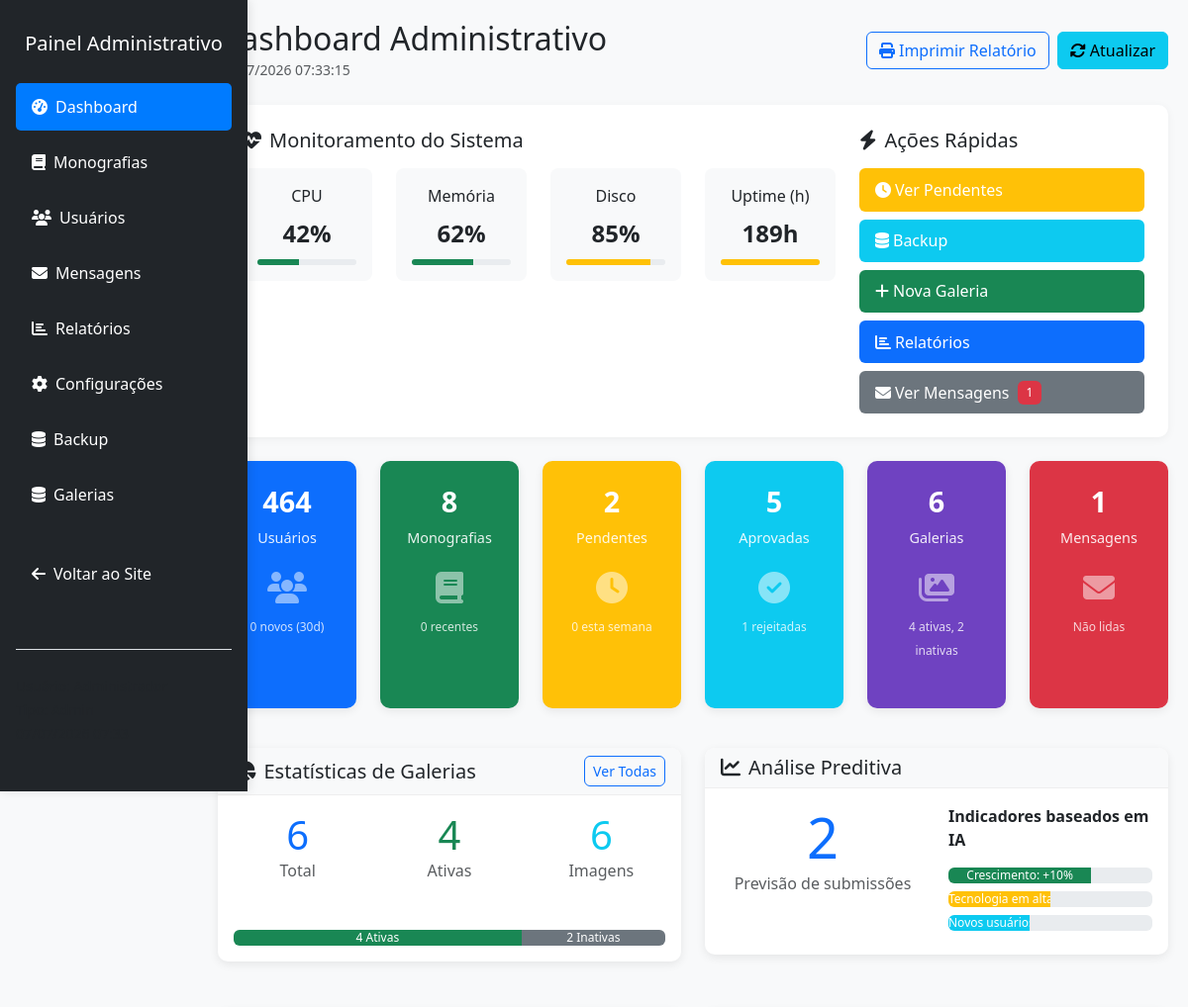
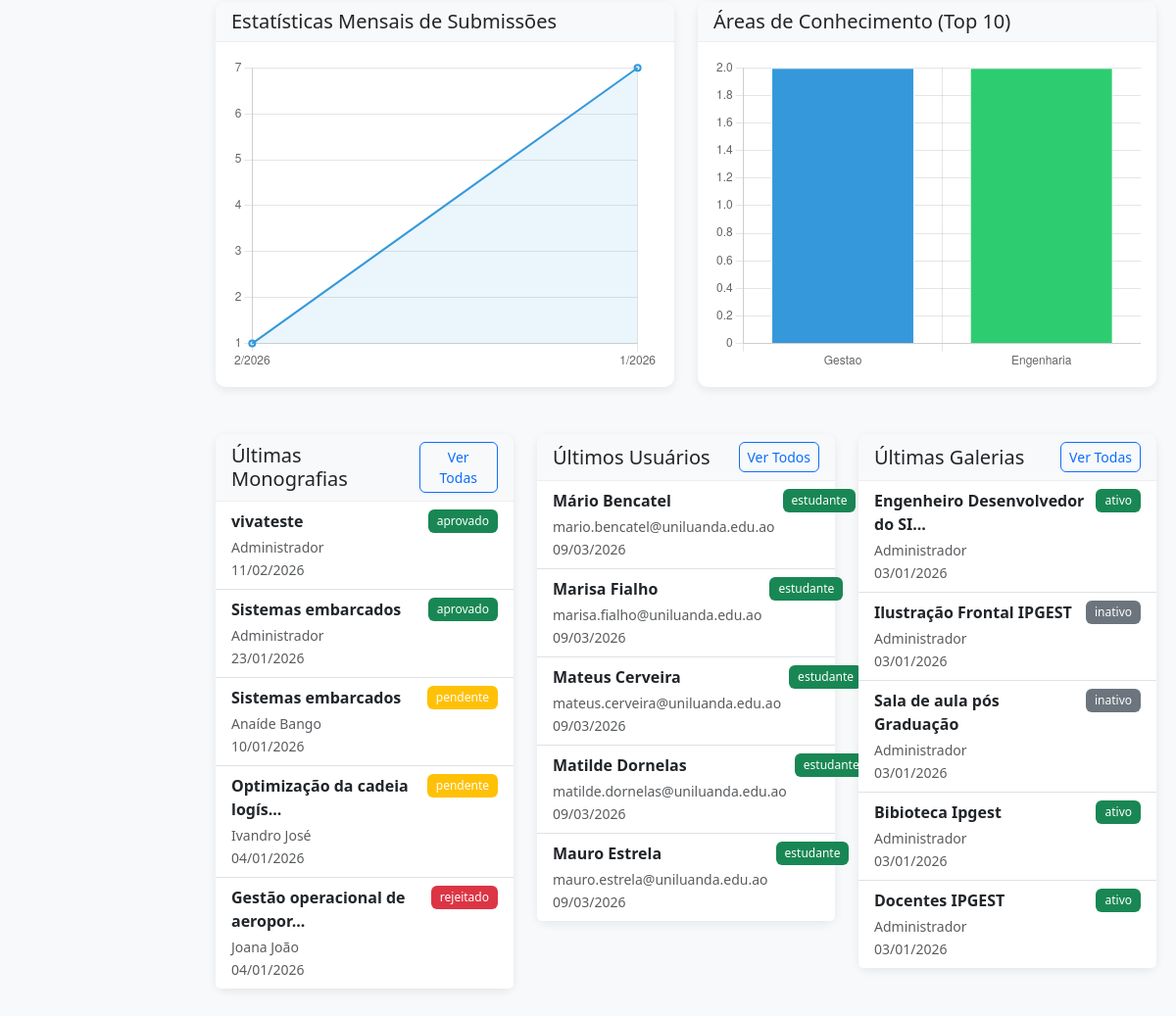
Page /admin/dashboard.php (signed in) on the committed database (2 pictures, top to bottom).
### tables this page shows
CREATE TABLE `monografias` (
  `id` int NOT NULL AUTO_INCREMENT,
  `titulo` varchar(255) NOT NULL,
  `resumo` text NOT NULL,
  `autor_id` int NOT NULL,
  `orientador` varchar(100) DEFAULT NULL,
  `curso` varchar(100) DEFAULT NULL,
  `palavras_chave` varchar(255) DEFAULT NULL,
  `arquivo` varchar(255) NOT NULL,
  `data_publicacao` date DEFAULT NULL,
  `status` enum('pendente','aprovado','rejeitado') DEFAULT 'pendente',
  `data_submissao` timestamp NULL DEFAULT CURRENT_TIMESTAMP,
  `area` varchar(150) DEFAULT NULL,
  `tipo_documento` varchar(50) DEFAULT NULL,
  PRIMARY KEY (`id`),
  KEY `autor_id` (`autor_id`),
  KEY `idx_monografias_autor` (`autor_id`),
  KEY `idx_monografias_titulo` (`titulo`),
  KEY `idx_monografias_palavras_chave` (`palavras_chave`),
  FULLTEXT KEY `ft_titulo_palavras` (`titulo`,`palavras_chave`),
  FULLTEXT KEY `titulo` (`titulo`,`resumo`,`palavras_chave`),
  CONSTRAINT `fk_monografias_autor` FOREIGN KEY (`autor_id`) REFERENCES `usuarios` (`id`) ON DELETE CASCADE ON UPDATE CASCADE
);

CREATE TABLE `usuarios` (
  `id` int NOT NULL AUTO_INCREMENT,
  `nome` varchar(100) NOT NULL,
  `email` varchar(100) NOT NULL,
  `password` varchar(255) NOT NULL,
  `tipo` enum('admin','estudante','professor') DEFAULT 'estudante',
  `foto` varchar(255) DEFAULT 'default.png',
  `data_criacao` timestamp NULL DEFAULT CURRENT_TIMESTAMP,
  `data_atualizacao` timestamp NULL DEFAULT CURRENT_TIMESTAMP ON UPDATE CURRENT_TIMESTAMP,
  PRIMARY KEY (`id`),
  UNIQUE KEY `email` (`email`)
);

CREATE TABLE `galerias` (
  `id` int NOT NULL AUTO_INCREMENT,
  `titulo` varchar(255) NOT NULL,
  `descricao` text,
  `imagem` varchar(255) NOT NULL,
  `categoria_id` int DEFAULT NULL,
  `status` enum('ativo','inativo') DEFAULT 'ativo',
  `usuario_id` int DEFAULT NULL,
  `data_criacao` timestamp NULL DEFAULT CURRENT_TIMESTAMP,
  `visualizacoes` int DEFAULT '0',
  PRIMARY KEY (`id`),
  KEY `idx_status` (`status`),
  KEY `idx_categoria` (`categoria_id`),
  KEY `idx_data` (`data_criacao`),
  KEY `fk_galerias_usuario` (`usuario_id`),
  CONSTRAINT `fk_galerias_usuario` FOREIGN KEY (`usuario_id`) REFERENCES `usuarios` (`id`) ON DELETE SET NULL ON UPDATE CASCADE,
  CONSTRAINT `galerias_ibfk_1` FOREIGN KEY (`categoria_id`) REFERENCES `categorias_galeria` (`id`) ON DELETE SET NULL
);

### admin/dashboard.php (the view, shortened to what the rows shown need)
<?php
$database = new Database();
$db = $database->getConnection();
try {
    $areasQuery = "SELECT area, COUNT(*) as total
                   FROM monografias
                   WHERE area IS NOT NULL AND status = 'aprovado'
                   GROUP BY area
                   ORDER BY total DESC
                   LIMIT 10";
    $areasStats = $db->query($areasQuery)->fetchAll(PDO::FETCH_ASSOC);
} catch (Exception $e) {
    $areasStats = [];
    error_log("Erro ao buscar estatísticas por área: " . $e->getMessage());
}
try {
    $monthlyQuery = "SELECT
        YEAR(data_submissao) as ano,
        MONTH(data_submissao) as mes,
        COUNT(*) as total,
        SUM(CASE WHEN status = 'aprovado' THEN 1 ELSE 0 END) as aprovadas,
        SUM(CASE WHEN status = 'pendente' THEN 1 ELSE 0 END) as pendentes,
        SUM(CASE WHEN status = 'rejeitado' THEN 1 ELSE 0 END) as rejeitadas
        FROM monografias
        WHERE data_submissao >= DATE_SUB(NOW(), INTERVAL 12 MONTH)
        GROUP BY YEAR(data_submissao), MONTH(data_submissao)
        ORDER BY ano DESC, mes DESC";
    $monthlyStats = $db->query($monthlyQuery)->fetchAll(PDO::FETCH_ASSOC);
} catch (Exception $e) {
    $monthlyStats = [];
    error_log("Erro ao buscar estatísticas mensais: " . $e->getMessage());
}
try {
    $latestMonografias = $db->query("SELECT m.*, u.nome as autor FROM monografias m
                    LEFT JOIN usuarios u ON m.autor_id = u.id
                    ORDER BY m.data_submissao DESC LIMIT 5")->fetchAll(PDO::FETCH_ASSOC);
} catch (Exception $e) {
    $latestMonografias = [];
    error_log("Erro ao buscar últimas monografias: " . $e->getMessage());
}
try {
    $latestUsers = $db->query("SELECT * FROM usuarios ORDER BY data_criacao DESC LIMIT 5")->fetchAll(PDO::FETCH_ASSOC);
} catch (Exception $e) {
    $latestUsers = [];
    error_log("Erro ao buscar últimos usuários: " . $e->getMessage());
}
try {
    $latestGalerias = $db->query("SELECT g.*, u.nome as autor FROM galerias g
                    LEFT JOIN usuarios u ON g.usuario_id = u.id
                    ORDER BY g.data_criacao DESC LIMIT 5")->fetchAll(PDO::FETCH_ASSOC);
} catch (Exception $e) {
    $latestGalerias = [];
    error_log("Erro ao buscar últimas galerias: " . $e->getMessage());
}
?>
<!DOCTYPE html>
<html lang="pt-pt">
<head>
    <?php include '../includes/head.php'; ?>
</head>
<body>
    <div class="container-fluid">
        <div class="row">
            <?php include 'sidebar.php'; ?>
            <div class="col-12 col-md-9 col-lg-10 ms-auto p-0">
                <div class="dashboard-container">
                    <div class="d-flex justify-content-between align-items-center mb-4 flex-wrap gap-2 dashboard-header">
                        <div>
                            <h2 class="mb-0">Dashboard Administrativo</h2>
                        </div>
                    </div>
                    <div class="row">
                        <div class="col-12 col-md-4">
                            <div class="card mb-4">
                                <div class="list-group list-group-flush">
                                    <?php if (!empty($latestMonografias)): ?>
                                        <?php foreach($latestMonografias as $m): ?>
                                        <div class="list-group-item">
                                            <div class="d-flex justify-content-between align-items-start">
                                                <div class="flex-grow-1">
                                                    <strong class="d-block mb-1"><?php echo htmlspecialchars(substr($m['titulo'], 0, 30)); ?><?php echo strlen($m['titulo']) > 30 ? '...' : ''; ?></strong>
                                                    <small class="text-muted d-block"><?php echo $m['autor'] ?? 'N/A'; ?></small>
                                                    <small class="text-muted"><?php echo date('d/m/Y', strtotime($m['data_submissao'])); ?></small>
                                                </div>
                                                <span class="badge bg-<?php echo $m['status'] == 'aprovado' ? 'success' : ($m['status'] == 'pendente' ? 'warning' : 'danger'); ?> ms-2">
                                                    <?php echo $m['status']; ?>
                                                </span>
                                            </div>
                                        </div>
                                        <?php endforeach; ?>
                                    <?php else: ?>
                                        <div class="list-group-item text-center text-muted py-3">
                                            Nenhuma monografia encontrada
                                        </div>
                                    <?php endif; ?>
                                </div>
                            </div>
                        </div>
                        <div class="col-12 col-md-4">
                            <div class="card mb-4">
                                <div class="list-group list-group-flush">
                                    <?php if (!empty($latestUsers)): ?>
                                        <?php foreach($latestUsers as $u): ?>
                                        <div class="list-group-item">
                                            <div class="d-flex justify-content-between align-items-start">
                                                <div class="flex-grow-1">
                                                    <strong class="d-block mb-1"><?php echo htmlspecialchars($u['nome']); ?></strong>
                                                    <small class="text-muted d-block"><?php echo $u['email']; ?></small>
                                                    <small class="text-muted"><?php echo date('d/m/Y', strtotime($u['data_criacao'])); ?></small>
                                                </div>
                                                <span class="badge bg-<?php echo $u['tipo'] == 'admin' ? 'danger' : ($u['tipo'] == 'estudante' ? 'success' : 'info'); ?> ms-2">
                                                    <?php echo $u['tipo']; ?>
                                                </span>
                                            </div>
                                        </div>
                                        <?php endforeach; ?>
                                    <?php else: ?>
                                        <div class="list-group-item text-center text-muted py-3">
                                            Nenhum usuário encontrado
                                        </div>
                                    <?php endif; ?>
                                </div>
                            </div>
                        </div>
                        <div class="col-12 col-md-4">
                            <div class="card mb-4">
                                <div class="list-group list-group-flush">
                                    <?php if (!empty($latestGalerias)): ?>
                                        <?php foreach($latestGalerias as $g): ?>
                                        <div class="list-group-item">
                                            <div class="d-flex justify-content-between align-items-start">
                                                <div class="flex-grow-1">
                                                    <strong class="d-block mb-1"><?php echo htmlspecialchars(substr($g['titulo'], 0, 30)); ?><?php echo strlen($g['titulo']) > 30 ? '...' : ''; ?></strong>
                                                    <small class="text-muted d-block"><?php echo $g['autor'] ?? 'Admin'; ?></small>
                                                    <small class="text-muted"><?php echo date('d/m/Y', strtotime($g['data_criacao'])); ?></small>
                                                </div>
                                                <span class="badge bg-<?php echo $g['status'] == 'ativo' ? 'success' : 'secondary'; ?> ms-2">
                                                    <?php echo $g['status']; ?>
                                                </span>
                                            </div>
                                        </div>
                                        <?php endforeach; ?>
                                    <?php else: ?>
                                        <div class="list-group-item text-center text-muted py-3">
                                            Nenhuma galeria encontrada
                                        </div>
                                    <?php endif; ?>
                                </div>
                            </div>
                        </div>
                    </div>
                </div>
            </div>
        </div>
    </div>
    <script>
    function refreshDashboard() {
        location.reload();
    }
    <?php if (!empty($monthlyStats)): ?>
    // ========== GRÁFICO MENSAL ==========
    var monthlyData = <?php echo json_encode($monthlyStats); ?>;
    if (monthlyData.length > 0) {
        var ctx1 = document.getElementById('monthlyChart').getContext('2d');
        new Chart(ctx1, {
            type: 'line',
            data: {
                labels: monthlyData.map(function(m) { return m.mes + '/' + m.ano; }),
                datasets: [{
                    label: 'Total',
                    data: monthlyData.map(function(m) { return m.total; }),
                    borderColor: '#3498db',
                    backgroundColor: 'rgba(52, 152, 219, 0.1)',
                    borderWidth: 2,
                    fill: true,
                    tension: 0.4
                }]
            },
            options: {
                responsive: true,
                maintainAspectRatio: false,
                plugins: {
                    legend: {
                        display: false
                    }
                }
            }
        });
    }
    <?php endif; ?>
    <?php if (!empty($areasStats)): ?>
    // ========== GRÁFICO ÁREAS ==========
    var areasData = <?php echo json_encode($areasStats); ?>;
    if (areasData.length > 0) {
        var ctx2 = document.getElementById('areasChart').getContext('2d');
        new Chart(ctx2, {
            type: 'bar',
            data: {
                labels: areasData.map(function(a) {
                    return a.area.length > 15 ? a.area.substring(0, 15) + '...' : a.area;
                }),
                datasets: [{
                    label: 'Quantidade',
                    data: areasData.map(function(a) { return a.total; }),
                    backgroundColor: [
                        '#3498db', '#2ecc71', '#e74c3c', '#f1c40f', '#9b59b6',
                        '#1abc9c', '#d35400', '#c0392b', '#16a085', '#8e44ad'
                    ],
                    borderColor: '#fff',
                    borderWidth: 1
                }]
            },
            options: {
                responsive: true,
                maintainAspectRatio: false,
                plugins: {
                    legend: {
                        display: false
                    }
                }
            }
        });
    }
    <?php endif; ?>
    </script>
</body>
</html>

### rows in the picture
monografias: titulo "vivateste", autor.nome "Administrador", data_submissao "11/02/2026", status "aprovado"
monografias: titulo "Sistemas embarcados", autor.nome "Administrador", data_submissao "23/01/2026", status "aprovado"
monografias: titulo "Sistemas embarcados", autor.nome "Anaíde Bango", data_submissao "10/01/2026", status "pendente"
monografias: titulo "Optimização da cadeia logís", autor.nome "Ivandro José", data_submissao "04/01/2026", status "pendente"
monografias: titulo "Gestão operacional de aeropor", autor.nome "Joana João", data_submissao "04/01/2026", status "rejeitado"
usuarios: nome "Mário Bencatel", email "mario.bencatel@uniluanda.edu.ao", data_criacao "09/03/2026", tipo "estudante"
usuarios: nome "Marisa Fialho", email "marisa.fialho@uniluanda.edu.ao", data_criacao "09/03/2026", tipo "estudante"
usuarios: nome "Mateus Cerveira", email "mateus.cerveira@uniluanda.edu.ao", data_criacao "09/03/2026", tipo "estudante"
usuarios: nome "Matilde Dornelas", email "matilde.dornelas@uniluanda.edu.ao", data_criacao "09/03/2026", tipo "estudante"
usuarios: nome "Mauro Estrela", email "mauro.estrela@uniluanda.edu.ao", data_criacao "09/03/2026", tipo "estudante"
galerias: titulo "Engenheiro Desenvolvedor do SI", usuario.nome "Administrador", data_criacao "03/01/2026", status "ativo"
galerias: titulo "Ilustração Frontal IPGEST", usuario.nome "Administrador", data_criacao "03/01/2026", status "inativo"
galerias: titulo "Sala de aula pós Graduação", usuario.nome "Administrador", data_criacao "03/01/2026", status "inativo"
galerias: titulo "Bibioteca Ipgest", usuario.nome "Administrador", data_criacao "03/01/2026", status "ativo"
galerias: titulo "Docentes IPGEST", usuario.nome "Administrador", data_criacao "03/01/2026", status "ativo"

### other values in the picture
$label "CPU"
$systemUsage[$key] "42"
$label "Memória"
$systemUsage[$key] "62"
$label "Disco"
$systemUsage[$key] "85"
$label "Uptime (h)"
$systemUsage[$key] "189"
$stats['mensagens_abertas'] "1"
$c['value'] "464"
$c['title'] "Usuários"
$c['sub'] "0 novos (30d)"
$c['value'] "8"
$c['title'] "Monografias"
$c['sub'] "0 recentes"
